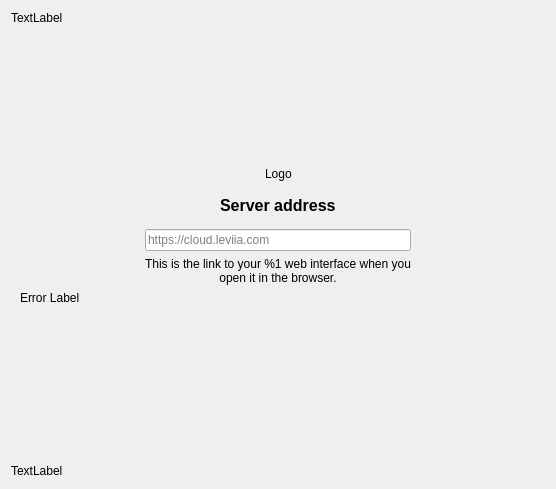
<?xml version="1.0" encoding="UTF-8"?>
<ui version="4.0">
 <class>OwncloudSetupPage</class>
 <widget class="QWidget" name="OwncloudSetupPage">
  <property name="geometry">
   <rect>
    <x>0</x>
    <y>0</y>
    <width>556</width>
    <height>489</height>
   </rect>
  </property>
  <property name="sizePolicy">
   <sizepolicy hsizetype="Preferred" vsizetype="Preferred">
    <horstretch>0</horstretch>
    <verstretch>0</verstretch>
   </sizepolicy>
  </property>
  <property name="windowTitle">
   <string notr="true">Form</string>
  </property>
  <property name="autoFillBackground">
   <bool>false</bool>
  </property>
  <property name="styleSheet">
   <string notr="true"/>
  </property>
  <layout class="QVBoxLayout" name="verticalLayout_2">
   <item>
    <widget class="QLabel" name="topLabel">
     <property name="text">
      <string>TextLabel</string>
     </property>
    </widget>
   </item>
   <item>
    <spacer name="verticalSpacer">
     <property name="orientation">
      <enum>Qt::Vertical</enum>
     </property>
     <property name="sizeType">
      <enum>QSizePolicy::Expanding</enum>
     </property>
     <property name="sizeHint" stdset="0">
      <size>
       <width>20</width>
       <height>80</height>
      </size>
     </property>
    </spacer>
   </item>
   <item>
    <layout class="QHBoxLayout" name="horizontalLayout_4">
     <property name="topMargin">
      <number>0</number>
     </property>
     <item>
      <spacer name="horizontalSpacer_3">
       <property name="orientation">
        <enum>Qt::Horizontal</enum>
       </property>
       <property name="sizeHint" stdset="0">
        <size>
         <width>0</width>
         <height>0</height>
        </size>
       </property>
      </spacer>
     </item>
     <item>
      <widget class="QLabel" name="logoLabel">
       <property name="text">
        <string>Logo</string>
       </property>
      </widget>
     </item>
     <item>
      <spacer name="horizontalSpacer_4">
       <property name="orientation">
        <enum>Qt::Horizontal</enum>
       </property>
       <property name="sizeHint" stdset="0">
        <size>
         <width>0</width>
         <height>0</height>
        </size>
       </property>
      </spacer>
     </item>
    </layout>
   </item>
   <item>
    <spacer name="verticalSpacer_5">
     <property name="orientation">
      <enum>Qt::Vertical</enum>
     </property>
     <property name="sizeType">
      <enum>QSizePolicy::Minimum</enum>
     </property>
     <property name="sizeHint" stdset="0">
      <size>
       <width>0</width>
       <height>0</height>
      </size>
     </property>
    </spacer>
   </item>
   <item>
    <widget class="QWidget" name="login" native="true">
     <property name="sizePolicy">
      <sizepolicy hsizetype="Minimum" vsizetype="Expanding">
       <horstretch>0</horstretch>
       <verstretch>0</verstretch>
      </sizepolicy>
     </property>
     <property name="minimumSize">
      <size>
       <width>0</width>
       <height>80</height>
      </size>
     </property>
     <property name="styleSheet">
      <string notr="true"/>
     </property>
     <layout class="QHBoxLayout" name="horizontalLayout_2">
      <item>
       <layout class="QHBoxLayout" name="serverBox">
        <property name="spacing">
         <number>0</number>
        </property>
        <property name="sizeConstraint">
         <enum>QLayout::SetDefaultConstraint</enum>
        </property>
        <item>
         <layout class="QVBoxLayout" name="verticalLayout">
          <property name="spacing">
           <number>6</number>
          </property>
          <item>
           <spacer name="verticalSpacer_2">
            <property name="orientation">
             <enum>Qt::Vertical</enum>
            </property>
            <property name="sizeType">
             <enum>QSizePolicy::Minimum</enum>
            </property>
            <property name="sizeHint" stdset="0">
             <size>
              <width>0</width>
              <height>0</height>
             </size>
            </property>
           </spacer>
          </item>
          <item>
           <layout class="QHBoxLayout" name="horizontalLayout">
            <property name="topMargin">
             <number>0</number>
            </property>
            <item>
             <spacer name="horizontalSpacer_7">
              <property name="orientation">
               <enum>Qt::Horizontal</enum>
              </property>
              <property name="sizeHint" stdset="0">
               <size>
                <width>0</width>
                <height>0</height>
               </size>
              </property>
             </spacer>
            </item>
            <item>
             <widget class="QLabel" name="serverAddressLabel">
              <property name="font">
               <font>
                <pointsize>12</pointsize>
                <weight>75</weight>
                <bold>true</bold>
               </font>
              </property>
              <property name="text">
               <string>Server address</string>
              </property>
             </widget>
            </item>
            <item>
             <spacer name="horizontalSpacer_8">
              <property name="orientation">
               <enum>Qt::Horizontal</enum>
              </property>
              <property name="sizeHint" stdset="0">
               <size>
                <width>0</width>
                <height>0</height>
               </size>
              </property>
             </spacer>
            </item>
           </layout>
          </item>
          <item>
           <layout class="QHBoxLayout" name="horizontalLayout_5">
            <property name="topMargin">
             <number>0</number>
            </property>
            <item>
             <spacer name="horizontalSpacer_2">
              <property name="orientation">
               <enum>Qt::Horizontal</enum>
              </property>
              <property name="sizeType">
               <enum>QSizePolicy::Expanding</enum>
              </property>
              <property name="sizeHint" stdset="0">
               <size>
                <width>80</width>
                <height>0</height>
               </size>
              </property>
             </spacer>
            </item>
            <item>
             <layout class="QVBoxLayout" name="verticalLayout_5">
              <property name="topMargin">
               <number>8</number>
              </property>
              <property name="rightMargin">
               <number>0</number>
              </property>
              <item>
               <widget class="OCC::PostfixLineEdit" name="leUrl">
                <property name="sizePolicy">
                 <sizepolicy hsizetype="Minimum" vsizetype="Fixed">
                  <horstretch>0</horstretch>
                  <verstretch>0</verstretch>
                 </sizepolicy>
                </property>
                <property name="minimumSize">
                 <size>
                  <width>200</width>
                  <height>0</height>
                 </size>
                </property>
                <property name="placeholderText">
                 <string notr="true">https://cloud.leviia.com</string>
                </property>
               </widget>
              </item>
              <item>
               <widget class="QLabel" name="serverAddressDescriptionLabel">
                <property name="sizePolicy">
                 <sizepolicy hsizetype="Preferred" vsizetype="Preferred">
                  <horstretch>0</horstretch>
                  <verstretch>0</verstretch>
                 </sizepolicy>
                </property>
                <property name="text">
                 <string>This is the link to your %1 web interface when you open it in the browser.</string>
                </property>
                <property name="alignment">
                 <set>Qt::AlignCenter</set>
                </property>
                <property name="wordWrap">
                 <bool>true</bool>
                </property>
               </widget>
              </item>
             </layout>
            </item>
            <item>
             <spacer name="horizontalSpacer">
              <property name="orientation">
               <enum>Qt::Horizontal</enum>
              </property>
              <property name="sizeType">
               <enum>QSizePolicy::Expanding</enum>
              </property>
              <property name="sizeHint" stdset="0">
               <size>
                <width>80</width>
                <height>0</height>
               </size>
              </property>
             </spacer>
            </item>
           </layout>
          </item>
          <item>
           <widget class="QLabel" name="errorLabel">
            <property name="sizePolicy">
             <sizepolicy hsizetype="MinimumExpanding" vsizetype="MinimumExpanding">
              <horstretch>0</horstretch>
              <verstretch>0</verstretch>
             </sizepolicy>
            </property>
            <property name="text">
             <string notr="true">Error Label</string>
            </property>
            <property name="textFormat">
             <enum>Qt::RichText</enum>
            </property>
            <property name="openExternalLinks">
             <bool>true</bool>
            </property>
           </widget>
          </item>
          <item>
           <layout class="QHBoxLayout" name="progressLayout"/>
          </item>
          <item>
           <spacer name="verticalSpacer_3">
            <property name="orientation">
             <enum>Qt::Vertical</enum>
            </property>
            <property name="sizeType">
             <enum>QSizePolicy::MinimumExpanding</enum>
            </property>
            <property name="sizeHint" stdset="0">
             <size>
              <width>0</width>
              <height>0</height>
             </size>
            </property>
           </spacer>
          </item>
         </layout>
        </item>
       </layout>
      </item>
     </layout>
    </widget>
   </item>
   <item>
    <spacer name="verticalSpacer_4">
     <property name="orientation">
      <enum>Qt::Vertical</enum>
     </property>
     <property name="sizeType">
      <enum>QSizePolicy::MinimumExpanding</enum>
     </property>
     <property name="sizeHint" stdset="0">
      <size>
       <width>0</width>
       <height>0</height>
      </size>
     </property>
    </spacer>
   </item>
   <item>
    <widget class="QLabel" name="bottomLabel">
     <property name="text">
      <string>TextLabel</string>
     </property>
    </widget>
   </item>
   <item>
    <layout class="QHBoxLayout" name="horizontalLayout_3">
     <property name="bottomMargin">
      <number>0</number>
     </property>
    </layout>
   </item>
  </layout>
 </widget>
 <customwidgets>
  <customwidget>
   <class>OCC::PostfixLineEdit</class>
   <extends>QLineEdit</extends>
   <header>wizard/postfixlineedit.h</header>
  </customwidget>
 </customwidgets>
 <resources/>
 <connections/>
</ui>
